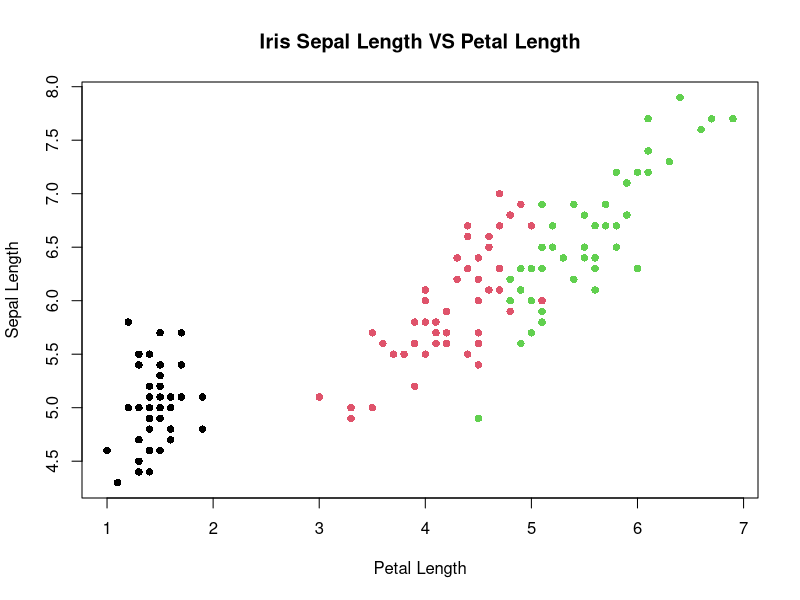
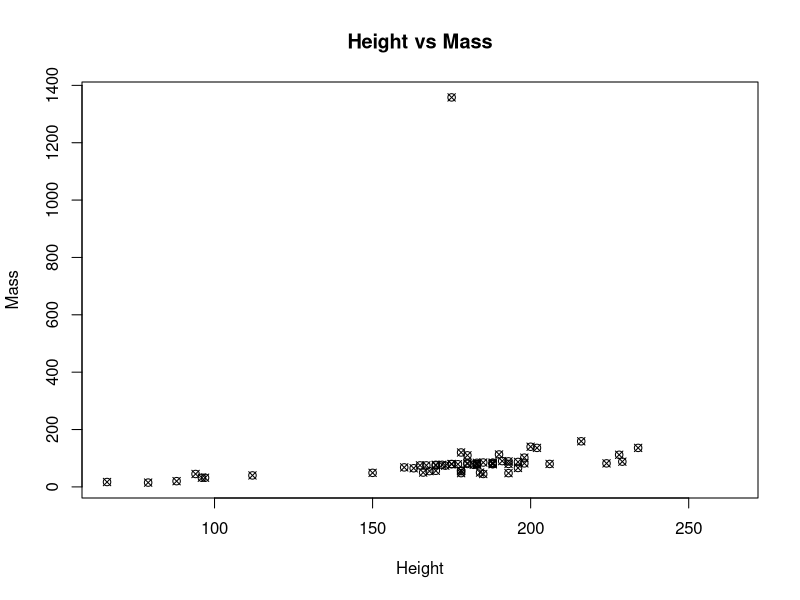

Generate these figures, in order, with R:
## ---- chunk 1
x <- 3.14
y = 2.46
## ---- chunk 2
x <- 3.14
y <- 2.46
x+y
## ---- chunk 3
log(x)
log(x = 5, base=10)
## ---- chunk 4
p = 3.14159
r = 1.41412
p*r
## ---- chunk 5
library(dplyr)
## ---- chunk 6
x <- c(1, 2, 3, 4, 5)
y <- c('A', 'B', 'C', 'D')
## ---- chunk 7
a <- 1:10
a
## ---- chunk 8
b <- c(rep(1, times = 4), 2:4)
b
## ---- chunk 9
c <- c(seq(from = 0, to = 100, by = 25))
c
## ---- chunk 10
d <- c(a, b, c)
d
## ---- chunk 11
x[3]
x[2:4] # returns a range
x[c(1, 3)] # concatonates the indexed items you are calling
x[-c(1, 3)] # returns everything except the indexed items called
x|x > 0 # returns bool for each item in the vector based on the condition used
x[x<3 & x!=1] # returns the item (instead of a bool) based on the condition
## ---- chunk 12
a
2*a
## ---- chunk 13
b <- c(5:8) #since b is shorter than a, it will cycle over b again add element by element until all of a is used
a+b
## ---- chunk 14
fib = c(0, 1, 1, 2, 3, 5, 8, 13, 21)
bon = c(34, 55, 89, 144, 233, 377, 610, 987, 1597)
sd(fib)
var(fib)
mean(fib)
sum(fib)
fib%*%bon # answer in sized matrix
## ---- chunk 15
y <- c("B", "B", "A", "C")
y
z <- factor(y) # Factors have levels and repeated levels are only shown once
z
as.numeric(z) # returns levels as ordered numerics as listed in original vector
as.character(z) # Returns string labels for levels as listed in original vector
levels(z) # returns levels
table(z) #lists levels and how many occurrences per level on multiple lines
## ---- chunk 16
val = c("True", "True", "False", "False", "False", "True")
typeof(val)
bin = as.logical(val)
bin
typeof(bin)
as.numeric(bin)
## ---- chunk 17
seasons <- matrix(
  month.abb[c(12, 1:11)], #FUNCTION MONTH.ABB gives months of year in abbrev.
  nrow = 3, #data is filled by column by default
  dimnames = list(
    c("start", "middle", "end"), #rows
    c("Winter", "Spring", "Summer", "Fall") #columns
  )
)
seasons
## ---- chunk 18
s <- c(2, 3, 4, 5, 6, 7)
matrix(data = s, nrow = 2, ncol = 3, byrow = TRUE) # setting this true fills data by row
## ---- chunk 19
t <- c(8, 9, 10, 11, 12, 13)

cbind(s, t)
x = rbind(s, t)
y = rbind(t, s)
x
y

## ---- chunk 20
rowSums(x)
colSums(y)
## ---- chunk 21
fib = c(0,1,1,2,3,5,8,13,21)
bon = c(34,55,89,144,233,377,610,987,1597)

B = rbind(fib,bon)
A = cbind(fib,bon)
A %*% B
B %*% A
## ---- chunk 22
xli <- list(17, 17L, 17.0, c("foo", 22, FALSE), c(7, "eleven"), 2-3i)
print(xli)
## ---- chunk 23
foo <- xli[1]
typeof(foo)
foo
foo <- xli[4]
typeof(foo)
length(xli) 
## ---- chunk 24
x <- c(2, NA, 2.2, 4, 5, 6)
mean(x)
is.na(x)
table(is.na(x))
## ---- chunk 25
x <- 0/0
x
sqrt(-1)
## ---- chunk 26
x <- 1/0
x
typeof(x)
is.finite(x)
is.infinite(x)
## ---- chunk 27
1+2 == 3
0.1+0.2 == 0.3
x <- 0.1+0.2
x == 0.3
format(x, digits = 17)

x #R by default uses 6 or 7 digits to write a number unless you force it as above; even though you see 0.3 as x the number is not stored as 0.3 exactly
## ---- chunk 28
abs(x-0.3) < 0.00000001 #When you want to check floating numbers, you should use absolute value of the value minus itself compared to some level of accuracy
## ---- chunk 29
difTyp = pairlist(one="string", dif3 = 2, three = 3L, four = FALSE)
typeof(difTyp$three[1])
typeof(difTyp[[4]][1])
## ---- chunk 30
head(iris)
head(iris, 3) #Report only 3 cases)
tail(iris) #See last (default) 6 cases
## ---- chunk 31
str(iris) # structure
summary(iris) # gives statistics per variable
colnames(iris)
unique(iris[,'Species']) #show the unique values from the last column from data frame iris
dim(iris)
nrow(iris)
ncol(iris)
length(iris)  ## for data.frames, the length refers to the number of columns, not the total number of elements.

x <- c(1:30)
m <- matrix(data = x, nrow = 5, ncol = 6, byrow = FALSE)
length(m) ## gives the number of elements (to compare to dataframe length)
## ---- chunk 32
name <- c("Aoife", "Barnaby", "Caoimhe")
score <- c(90, 95, 92)
df <- cbind(name, score)
df

rbind(name, score)
## ---- chunk 33
spec <- iris$Species
head(spec)
str(spec)
table(spec)
unique(spec)
## ---- chunk 34
attach(iris)
head(iris)
## ---- chunk 35
iris[ ,1:3] #returns columns 1,2,3
iris[, c(1,3)] # concatonation of 1st and 3rd column
iris[c(1,3), ] # concatonate 1st and 3rd rows
iris[, 'Petal.Length'] # reference the column by name
iris[, c('Sepal.Length', 'Petal.Length')] # concatonate two columns by name
iris[iris$Species == 'versicolor', ] #anytime this is true, will return -- looking at iris dataframe and species column == versicolor (gives rows that fulfil these)
dim(iris[iris$Species == 'versicolor', ]) # gives dimensions of results
## ---- chunk 36
iris[,3]
iris[(iris$Species == 'versicolor') & (iris$Sepal.Length <= 5.0),] #species is versicolor AND length at most 5
dim(iris[(iris$Species == 'versicolor') & (iris$Sepal.Length <= 5.0),]) #there are 3 observations
## ---- chunk 37
library(dplyr)
starwars
head(starwars,3)
s <- head(starwars,3)
s
dim(s)
## ---- chunk 38
x <- iris$Petal.Length # easier to save into variables as arguments for plot
y <- iris$Sepal.Length
plot(x, y, pch = 16, xlab = 'Petal Length', # pch is the type of point using, xlab = x axis label, main = title of plot, col= colorize based on species
	ylab = 'Sepal Length',
	main = 'Iris Sepal Length VS Petal Length',
	col = iris$Species)

#first argument vector of x, second vector of y, pch is the numerical code of a shape you can use, color based on species
## ---- chunk 39
x <- starwars$height
y <- starwars$mass
plot(x,y,pch=13,xlab = 'Height', ylab = 'Mass', main = "Height vs Mass")
